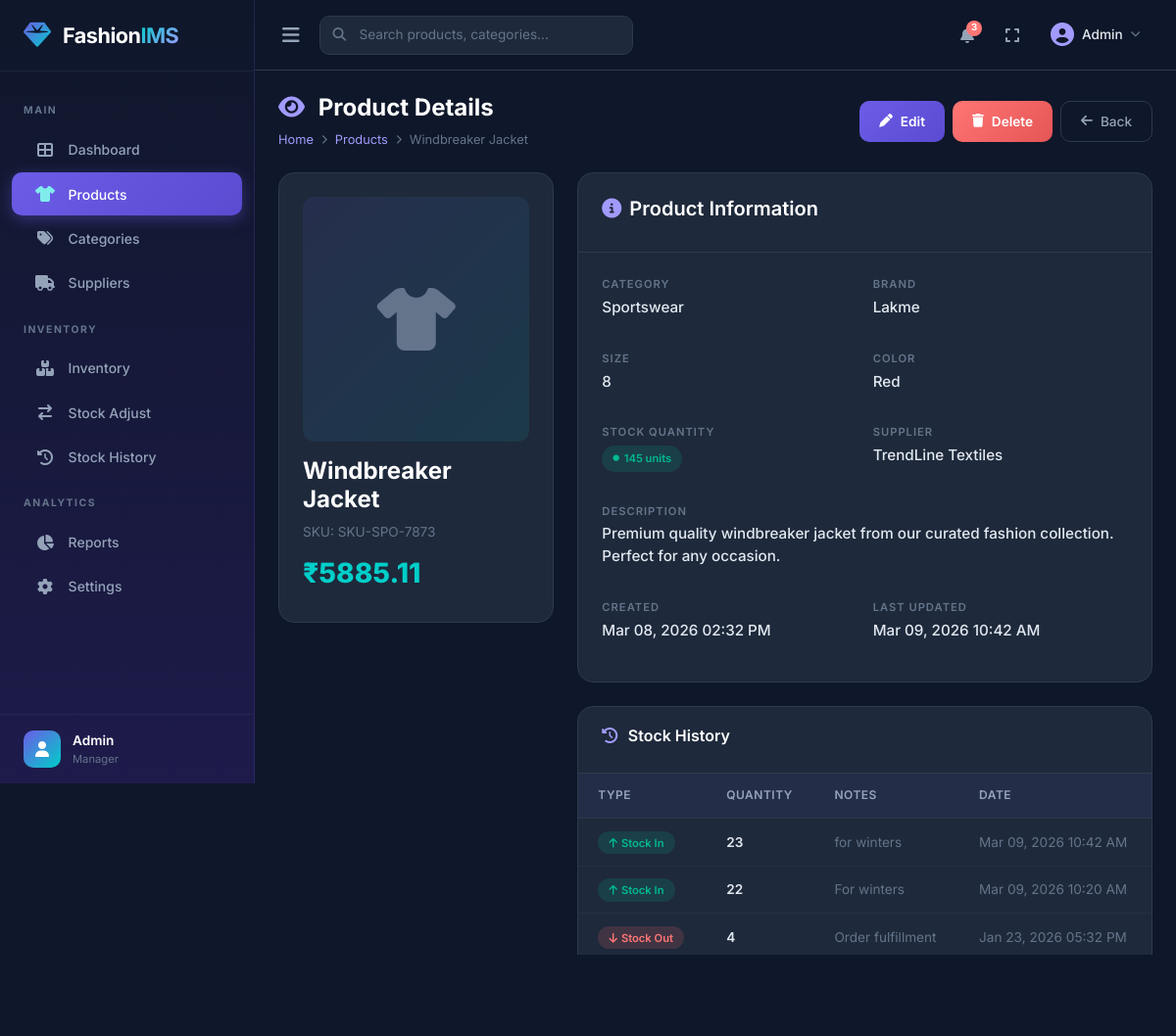
/products/50/, run on the app's committed database.
### apps/products/models.py (models this page shows, shortened)
class Product(models.Model):
    name = models.CharField(max_length=200)
    sku = models.CharField(max_length=50, unique=True)
    category = models.ForeignKey(
        'categories.Category', on_delete=models.SET_NULL,
        null=True, blank=True, related_name='products'
    )
    brand = models.CharField(max_length=100, blank=True)
    size = models.CharField(max_length=50, blank=True)
    color = models.CharField(max_length=50, blank=True)
    price = models.DecimalField(max_digits=10, decimal_places=2, default=0)
    stock_quantity = models.PositiveIntegerField(default=0)
    supplier = models.ForeignKey(
        'suppliers.Supplier', on_delete=models.SET_NULL,
        null=True, blank=True, related_name='products'
    )
    product_image = models.ImageField(upload_to='products/', blank=True, null=True)
    description = models.TextField(blank=True)
    created_at = models.DateTimeField(auto_now_add=True)
    updated_at = models.DateTimeField(auto_now=True)
    class Meta:
        ordering = ['-created_at']
    @property
    def is_low_stock(self):
        return 0 < self.stock_quantity < 10
    @property
    def is_out_of_stock(self):
        return self.stock_quantity == 0

### apps/categories/models.py (models this page shows, shortened)
class Category(models.Model):
    category_name = models.CharField(max_length=100, unique=True)
    description = models.TextField(blank=True)
    created_at = models.DateTimeField(auto_now_add=True)
    class Meta:
        verbose_name_plural = 'Categories'
        ordering = ['category_name']

### apps/suppliers/models.py (models this page shows, shortened)
class Supplier(models.Model):
    supplier_name = models.CharField(max_length=150)
    email = models.EmailField(blank=True)
    phone = models.CharField(max_length=20, blank=True)
    address = models.TextField(blank=True)
    created_at = models.DateTimeField(auto_now_add=True)
    class Meta:
        ordering = ['supplier_name']

### apps/inventory/models.py (models this page shows, shortened)
class StockLog(models.Model):
    CHANGE_TYPES = [
        ('IN', 'Stock In'),
        ('OUT', 'Stock Out'),
    ]
    product = models.ForeignKey(
        'products.Product', on_delete=models.CASCADE, related_name='stock_logs'
    )
    change_type = models.CharField(max_length=3, choices=CHANGE_TYPES)
    quantity = models.PositiveIntegerField()
    notes = models.TextField(blank=True)
    created_at = models.DateTimeField(auto_now_add=True)
    class Meta:
        ordering = ['-created_at']

### apps/products/views.py (the view)
# urls.py: path('<int:pk>/', views.product_detail, name='product_detail'),
def product_detail(request, pk):
    product = get_object_or_404(Product.objects.select_related('category', 'supplier'), pk=pk)
    stock_logs = product.stock_logs.all()[:20]
    return render(request, 'products/product_detail.html', {
        'product': product,
        'stock_logs': stock_logs,
    })

### templates/products/product_detail.html (shortened to what this page needs)
{% extends 'base.html' %}
{% block content %}
<div class="page-header">
    <div>
        <h1 class="page-title"><i class="fas fa-eye"></i> Product Details</h1>
        <div class="breadcrumb-custom">
            <a href="{% url 'dashboard:index' %}">Home</a>
            <i class="fas fa-chevron-right" style="font-size: 0.6rem;"></i>
            <a href="{% url 'products:product_list' %}">Products</a>
            <i class="fas fa-chevron-right" style="font-size: 0.6rem;"></i>
            <span>{{ product.name|truncatechars:30 }}</span>
        </div>
    </div>
    <div class="d-flex gap-2">
        <a href="{% url 'products:product_edit' product.pk %}" class="btn-primary-custom"><i class="fas fa-pen"></i>
            Edit</a>
        <a href="{% url 'products:product_delete' product.pk %}" class="btn-danger-custom"><i class="fas fa-trash"></i>
            Delete</a>
        <a href="{% url 'products:product_list' %}" class="btn-outline-custom"><i class="fas fa-arrow-left"></i>
            Back</a>
    </div>
</div>
<div class="row g-4">
    <div class="col-lg-4">
        <div class="detail-card animate-scale-in">
            <div class="detail-body" style="padding: 1.5rem;">
                {% if product.product_image %}
                <img src="{{ product.product_image.url }}" alt="{{ product.name }}" class="product-detail-image mb-3">
                {% else %}
                <div class="product-detail-placeholder mb-3">
                    <i class="fas fa-tshirt"></i>
                </div>
                {% endif %}
                <h4 style="color: #fff; font-weight: 700;">{{ product.name }}</h4>
                <p style="color: var(--text-muted); font-size: 0.85rem;">SKU: {{ product.sku }}</p>
                <h3 style="color: var(--accent); font-weight: 800;">₹{{ product.price }}</h3>
            </div>
        </div>
    </div>
    <div class="col-lg-8">
        <div class="detail-card animate-slide-up stagger-2">
            <div class="detail-header">
                <h5 style="color: #fff; font-weight: 600;"><i class="fas fa-info-circle me-2"
                        style="color: var(--primary-light);"></i>Product Information</h5>
            </div>
            <div class="detail-body">
                <div class="row g-3">
                    <div class="col-md-6">
                        <div class="detail-item">
                            <div class="detail-label">Category</div>
                            <div class="detail-value">{{ product.category.category_name|default:"—" }}</div>
                        </div>
                    </div>
                    <div class="col-md-6">
                        <div class="detail-item">
                            <div class="detail-label">Brand</div>
                            <div class="detail-value">{{ product.brand|default:"—" }}</div>
                        </div>
                    </div>
                    <div class="col-md-6">
                        <div class="detail-item">
                            <div class="detail-label">Size</div>
                            <div class="detail-value">{{ product.size|default:"—" }}</div>
                        </div>
                    </div>
                    <div class="col-md-6">
                        <div class="detail-item">
                            <div class="detail-label">Color</div>
                            <div class="detail-value">{{ product.color|default:"—" }}</div>
                        </div>
                    </div>
                    <div class="col-md-6">
                        <div class="detail-item">
                            <div class="detail-label">Stock Quantity</div>
                            <div class="detail-value">
                                {% if product.is_out_of_stock %}
                                <span class="badge-stock out-of-stock"><i class="fas fa-circle"
                                        style="font-size: 0.4rem;"></i> Out of Stock</span>
                                {% elif product.is_low_stock %}
                                <span class="badge-stock low-stock"><i class="fas fa-circle"
                                        style="font-size: 0.4rem;"></i> Low ({{ product.stock_quantity }})</span>
                                {% else %}
                                <span class="badge-stock in-stock"><i class="fas fa-circle"
                                        style="font-size: 0.4rem;"></i> {{ product.stock_quantity }} units</span>
                                {% endif %}
                            </div>
                        </div>
                    </div>
                    <div class="col-md-6">
                        <div class="detail-item">
                            <div class="detail-label">Supplier</div>
                            <div class="detail-value">{{ product.supplier.supplier_name|default:"—" }}</div>
                        </div>
                    </div>
                    <div class="col-12">
                        <div class="detail-item">
                            <div class="detail-label">Description</div>
                            <div class="detail-value">{{ product.description|default:"No description" }}</div>
                        </div>
                    </div>
                    <div class="col-md-6">
                        <div class="detail-item">
                            <div class="detail-label">Created</div>
                            <div class="detail-value">{{ product.created_at|date:"M d, Y h:i A" }}</div>
                        </div>
                    </div>
                    <div class="col-md-6">
                        <div class="detail-item">
                            <div class="detail-label">Last Updated</div>
                            <div class="detail-value">{{ product.updated_at|date:"M d, Y h:i A" }}</div>
                        </div>
                    </div>
                </div>
            </div>
        </div>
        {% if stock_logs %}
        <div class="data-card animate-slide-up stagger-3 mt-4">
            <div class="data-card-header">
                <h5 class="data-card-title"><i class="fas fa-clock-rotate-left"></i> Stock History</h5>
            </div>
            <div class="table-responsive">
                <table class="table-custom">
                    <thead>
                        <tr>
                            <th>Type</th>
                            <th>Quantity</th>
                            <th>Notes</th>
                            <th>Date</th>
                        </tr>
                    </thead>
                    <tbody>
                        {% for log in stock_logs %}
                        <tr>
                            <td>
                                {% if log.change_type == 'IN' %}
                                <span class="badge-stock-in"><i class="fas fa-arrow-up me-1"></i>Stock In</span>
                                {% else %}
                                <span class="badge-stock-out"><i class="fas fa-arrow-down me-1"></i>Stock Out</span>
                                {% endif %}
                            </td>
                            <td style="font-weight: 600;">{{ log.quantity }}</td>
                            <td style="color: var(--text-muted);">{{ log.notes|default:"—" }}</td>
                            <td style="color: var(--text-muted);">{{ log.created_at|date:"M d, Y h:i A" }}</td>
                        </tr>
                        {% endfor %}
                    </tbody>
                </table>
            </div>
        </div>
        {% endif %}
    </div>
</div>
{% endblock %}

### data on the page
Product: name "Windbreaker Jacket", sku "SKU-SPO-7873", price "5885.11", category.category_name "Sportswear", brand "Lakme", size "8", color "Red", stock_quantity "145", supplier.supplier_name "TrendLine Textiles", description "Premium quality windbreaker jacket from our curated fashion collection. Perfect for any occasion.", created_at "Mar 08, 2026 02:32 PM", updated_at "Mar 09, 2026 10:42 AM"
StockLog: change_type "IN" (drawn), quantity "23", notes "for winters", created_at "Mar 09, 2026 10:42 AM"
StockLog: change_type "IN" (drawn), quantity "22", notes "For winters", created_at "Mar 09, 2026 10:20 AM"
StockLog: change_type "OUT" (drawn), quantity "4", notes "Order fulfillment", created_at "Jan 23, 2026 05:32 PM"
StockLog: change_type "OUT" (drawn)
